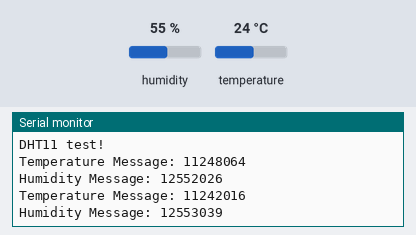
This sketch was run on a simulated Arduino Uno, built with avr-gcc and run on an emulated ATmega328P. Parts: the last lines printed to the serial monitor. Inputs (shaded band) come from the test bench; at power-on: humidity 55 %, temperature 24 °C. Random numbers use the default seed unless the sketch sets one.

Above: at 3.7 s.
3.8 s: humidity set to 22 %
At 6.16 s:
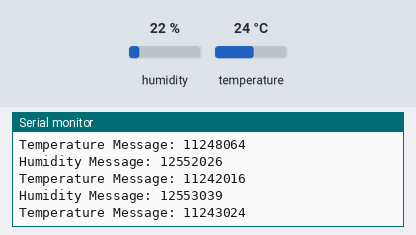
7.6 s: temperature set to 12 °C
At 9.7 s:
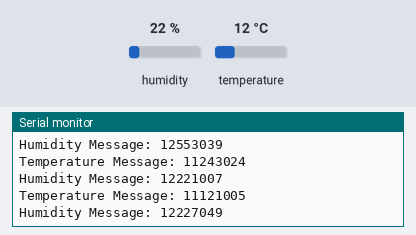
11.4 s: humidity set to 40 %
At 12.9 s:
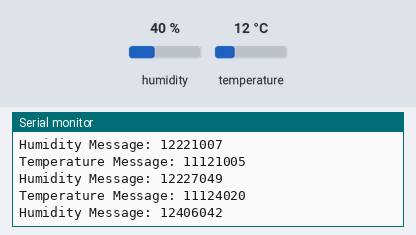
Timing chart, 0 to 14.4 s (numbered marks = the images above; inputs shaded):
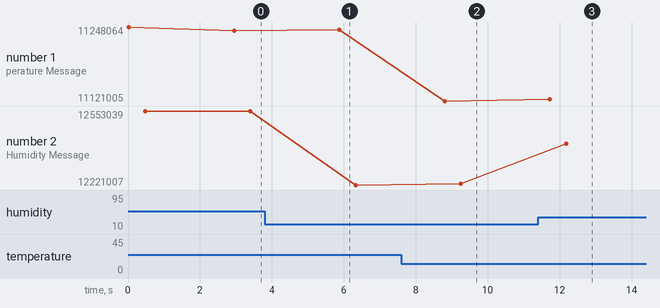

The sketch:

ArduinoNest.ino
```cpp
#include <RCSwitch.h>


#include "DHT.h"

#define DHTPIN 2    // what pin we're connected to

// Uncomment whatever type you're using!
#define DHTTYPE DHT11   // DHT 11
//#define DHTTYPE DHT22   // DHT 22  (AM2302)
//#define DHTTYPE DHT21   // DHT 21 (AM2301)
#define TransmitterPin 9

// Connect pin 1 (on the left) of the sensor to +5V
// NOTE: If using a board with 3.3V logic like an Arduino Due connect pin 1
// to 3.3V instead of 5V!
// Connect pin 2 of the sensor to whatever your DHTPIN is
// Connect pin 4 (on the right) of the sensor to GROUND
// Connect a 10K resistor from pin 2 (data) to pin 1 (power) of the sensor

// Initialize DHT sensor for normal 16mhz Arduino
DHT dht(DHTPIN, DHTTYPE);
// NOTE: For working with a faster chip, like an Arduino Due or Teensy, you
// might need to increase the threshold for cycle counts considered a 1 or 0.
// You can do this by passing a 3rd parameter for this threshold.  It's a bit
// of fiddling to find the right value, but in general the faster the CPU the
// higher the value.  The default for a 16mhz AVR is a value of 6.  For an
// Arduino Due that runs at 84mhz a value of 30 works.
// Example to initialize DHT sensor for Arduino Due:
//DHT dht(DHTPIN, DHTTYPE, 30);

int team_number = 1;
int temperature_datatype = 1;
int humidity_datatype = 2;
RCSwitch mySwitch = RCSwitch();
int temperature_history=0;
int humidity_history=0;

void setup() {
  Serial.begin(9600);
  pinMode(TransmitterPin, OUTPUT);
  Serial.println("DHT11 test!");
  dht.begin();
  mySwitch.enableTransmit(TransmitterPin);
}

void loop() {

  // Reading temperature or humidity takes about 250 milliseconds!
  // Sensor readings may also be up to 2 seconds 'old' (its a very slow sensor)
  int h = dht.readHumidity();
  //Serial.println(h);
  // Read temperature as Celsius
  int t = dht.readTemperature();
  //Serial.println(t);
  // Read temperature as Fahrenheit
  //float f = dht.readTemperature(true);
  //Serial.println();

  // Check if any reads failed and exit early (to try again).
  //if (isnan(h) || isnan(t) || isnan(f)) {
  if (isnan(h) && isnan(t)) {
    //Serial.println("Failed to read from DHT sensor!");
    return;
  }
  else {
    if(!isnan(t) && temperature_history != t)
    {
      //temperature_history = t;
      //Serial.println(t);
      int randomnumber = random(1, 9);
      //Serial.println(randomnumber);
      int checksum = (team_number + temperature_datatype + getDigit(t,2) + getDigit(t,1)) * randomnumber;
      String temperatureMessage1 = String(team_number) + String(temperature_datatype) + String(getDigit(t,2)) + String(getDigit(t,1)) + String(randomnumber) + String(getDigit(checksum,3)) + String(getDigit(checksum,2)) + String(getDigit(checksum,1));
      unsigned long temperatureMessage = temperatureMessage1.toInt();
      Serial.print("Temperature Message: ");
      Serial.println(temperatureMessage);
      mySwitch.send(temperatureMessage, 24);
    }
    if(!isnan(h) && humidity_history != h)
    {
      //humidity_history = h;
      //Serial.println(h);
      int randomnumber = random(1, 9);
      //Serial.println(randomnumber);
      int checksum = (team_number + humidity_datatype + getDigit(h,2) + getDigit(h,1)) * randomnumber;
      String humidityMessage1 = String(team_number) + String(humidity_datatype) + String(getDigit(h,2)) + String(getDigit(h,1)) + String(randomnumber) + String(getDigit(checksum,3)) + String(getDigit(checksum,2)) + String(getDigit(checksum,1));
      unsigned long humidityMessage = humidityMessage1.toInt();
      Serial.print("Humidity Message: ");
      Serial.println(humidityMessage);
      mySwitch.send(humidityMessage, 24);
    }
  }


  // Compute heat index
  // Must send in temp in Fahrenheit!
  //float hi = dht.computeHeatIndex(f, h);

  //Serial.print("Humidity: ");
  //Serial.print(h);
  //Serial.print(" %\t");
  //Serial.print("Temperature: ");
  //Serial.print(t);
  //Serial.print(" *C ");
  //Serial.print(f);
  //Serial.print(" *F\t");
  //Serial.print("Heat index: ");
  //Serial.print(hi);
  //Serial.println(" *F");


  delay(2000);
}

int getDigit(unsigned int number, int digit) {
    for (int i=0; i<digit-1; i++) {
      number /= 10;
    }
    return number % 10;
}
```

Measured:
- after the input at 7.6 s, the serial monitor: prints a new line after 1.2 s (image 2)
- after the input at 11.4 s, the serial monitor: prints a new line after 0.78 s (image 3)
- plotted number 1: 11243024 → 11121005 after the input at 7.6 s
- plotted number 2: 12553039 → 12221007 after the input at 3.8 s, 12227049 → 12408056 after the input at 11.4 s
